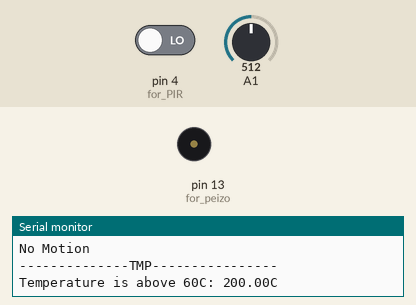
Recording of a sketch running on a simulated Arduino Uno, built with avr-gcc and run on an emulated ATmega328P. On the bench: buzzer (waves = sounding), the last lines printed to the serial monitor. The inputs (shaded band) are chosen by the test bench; at power-on: A1 = 512, pin 4 (for_PIR) LOW.

Above: at 1.9 s.
2.0 s: A1 set to 240
5.5 s: A1 set to 217
At 5.72 s:
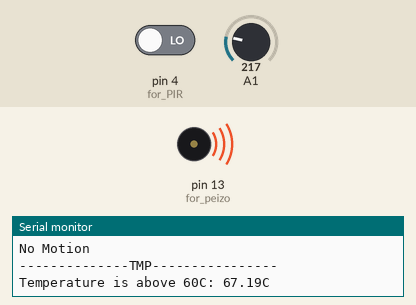
7.5 s: pin 4 (for_PIR) driven HIGH
At 8.5 s:
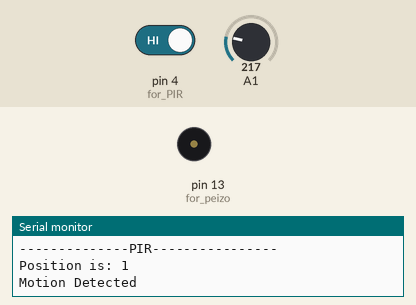
11.0 s: A1 set to 511
Timing chart, 0 to 16.5 s (numbered marks = the images above; inputs shaded):
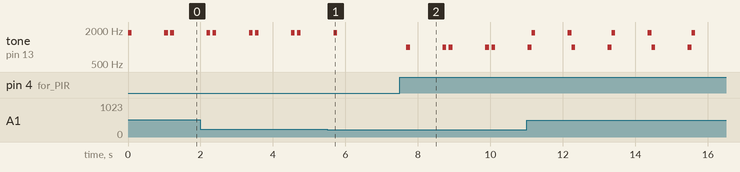

The sketch:

fantastic_wolt1.ino
```cpp
// C++ code
//

void setup()
{
  Serial.begin(9600);
  pinMode(4,INPUT); // for PIR
  pinMode(13, OUTPUT);  // for peizo
}

void loop()
{
  double data = analogRead(A1);
  double n = data/1024;

  double volt = n * 5; //because connected to 5V
  double off = volt - 0.5;
  double temperature = off * 100;

  if(temperature > 60){
    Serial.print("--------------TMP----------------\n");
    Serial.print("Temperature is above 60C: ");
  	Serial.print(temperature);
  	Serial.println("C");


    tone(13,1800,100);  //freq 1000 Hz,delay 100 ms
    delay(1000);
    tone(13,1800,1000); //freq 1000 Hz,delay 1 sec
    delay(100);

  }
  else{
    Serial.print("--------------TMP----------------\n");
    Serial.print("Temperature is below 60C: ");
  	Serial.print(temperature);
  	Serial.println("C");
    Serial.print("\n\n");

    noTone(13);

  }


  // for PIR
  int motion = digitalRead(4);
  Serial.print("--------------PIR----------------\n");
  Serial.print("Position is: ");
  Serial.println(motion);


  if(motion == 1){
    Serial.println("Motion Detected");
    // For peizo
    tone(13,1000,100);  //freq 1000 Hz,delay 100 ms
	delay(1000);
	tone(13,1000,1000); //freq 1000 Hz,delay 1 sec
	delay(100);

  }
  else{
    Serial.println("No Motion");
    noTone(13);
  }
}
```

Measured:
- the behaviour switches between 226 and 225 on A1 (found by bisection; images 0 and 1)
- after the input at 5.5 s, tone on pin 13 (for_peizo): goes on until 5.8 s, then stays silent
- after the input at 7.5 s, tone on pin 13 (for_peizo): silent → 1000 Hz after 0.18 s, then repeats every 1.2 s: silent 0.90 s, 1000 Hz 0.11 s, silent 0.07 s, 1000 Hz 0.10 s
- by itself, tone on pin 13 (for_peizo): repeats every 1.2 s: silent 0.07 s, 1800 Hz 0.10 s, silent 0.90 s, 1800 Hz 0.10 s
